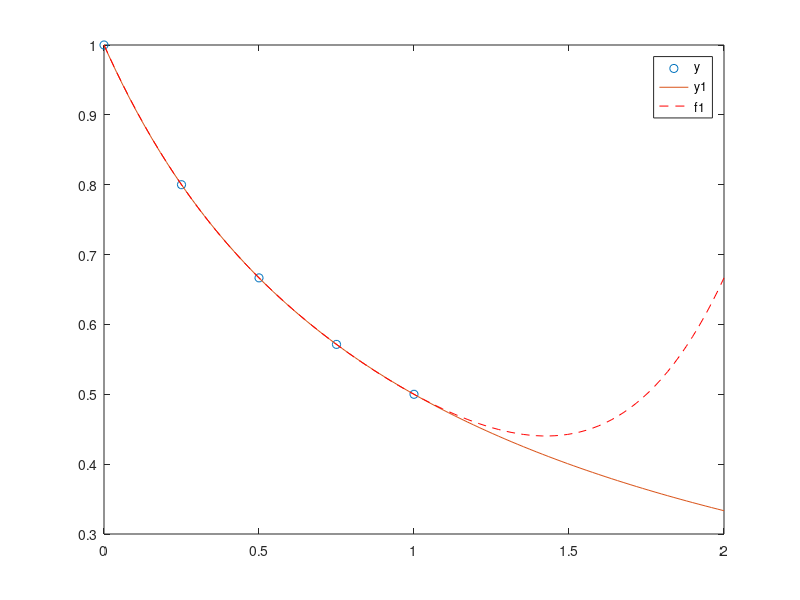

Here is the MATLAB script that generated this plot:
x = linspace(0,1,5);
y = 1./(1+x);
p = polyfit(x,y,4);

x1 = linspace(0,2);
y1 = 1./(1+x1);
f1 = polyval(p,x1);

figure
plot(x,y,'o')
hold on
plot(x1,y1)
plot(x1,f1,'r--')
legend('y','y1','f1');